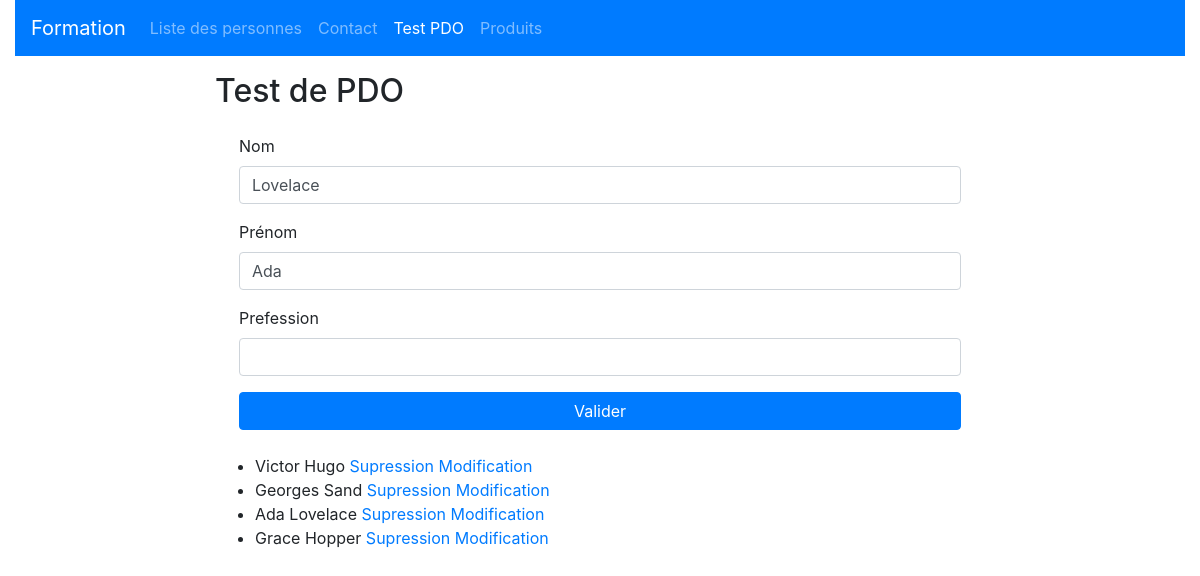
Page /?page=pdo&id=3 on the committed database.
### tables this page shows
CREATE TABLE persons (
    id SMALLINT UNSIGNED AUTO_INCREMENT,
    person_name VARCHAR(30) NOT NULL,
    first_name VARCHAR(30),
    profession_id TINYINT UNSIGNED NOT NULL,
    PRIMARY KEY (id),
    CONSTRAINT persons_to_professions
        FOREIGN KEY (profession_id)
        REFERENCES professions(id)
);

### controllers/pdoController.php (called while the page is built, shortened)
<?php
$pdo = getPDO();
$isposted = filter_has_var(INPUT_POST, "submit");
$id= filter_input(INPUT_GET, "id", FILTER_SANITIZE_NUMBER_INT);
if($id >0 && ! $isposted){
    try {
        $sql = "SELECT * FROM persons WHERE id=$id";
        $request = $pdo->query($sql);
        $person = $request->fetch();
    } catch (PDOException $e){
        $pageTitle = "Erreur";
        $errorMessage ="Une erreur empêche la la lecture de infos d'une peronne sur la base de donnée";
        $content ="../views/error.php";
        require "../views/baseLayout.php";
        die;
        }
}
try{
    $personList = getDataFromQuery("SELECT * FROM persons", $pdo);
    $pageTitle = "Test de PDO";
} catch (PDOException $e){
    $pageTitle = "Erreur";
    $errorMessage = "Une erreur empêche la requête sur la base de données";
    $content = "../views/pdo.php";
}
require "../views/baseLayout.php";

### www/index.php (called while the page is built, shortened)
<?php
require "../libs/database.php";
$controller = filter_input(INPUT_GET, "page") ?? "home";
$url = "../controllers/{$controller}Controller.php";
require $url;

### libs/database.php (called while the page is built, shortened)
<?php
function getDataFromQuery($sql, $pdo): Array {
    $request = $pdo->query($sql);
    $data = $request->fetchAll(PDO::FETCH_ASSOC);
    return $data;
}

### views/pdo.php (the view)
<h2><?= $pageTitle ?></h2>
<form method="POST" class="m-4">
    <div class="form-group">
        <label>Nom</label>
        <input type="text" class="form-control" name="personName" value="<?= $person["person_name"] ?? "" ?>">
    </div>
    <div class="form-group">
        <label>Prénom</label>
        <input type="text" class="form-control" name="firstName" value="<?= $person["first_name"] ?? "" ?>">
    </div>
    <div class="form-group">
        <label>Prefession</label>
        <input type="text" class="form-control" name="profession" value="<?= $person["profession"] ?? "" ?>">
    </div>
    <button type="submit" name="submit" class="btn btn-primary btn-block">
        Valider
    </button>
</form>
<ul>
    <?php foreach($personList as $person): ?>
        <li>
        <?= $person["first_name"] ?> <?= $person["person_name"] ?>
        <a href="/?page=personDelete&id=<?=$person['id']?>">
            Supression
        </a>
        <a href="/?page=pdo&id=<?=$person['id']?>">
            Modification
        </a>
        </li>
    <?php endforeach ?>
</ul>

### rows in the picture
persons: personName "Lovelace", firstName "Ada", first_name "Ada", person_name "Lovelace"
persons: first_name "Victor", person_name "Hugo"
persons: first_name "Georges", person_name "Sand"
persons: first_name "Grace", person_name "Hopper"

### other values in the picture
$label "Liste des personnes"
$label "Contact"
$label "Test PDO"
$label "Produits"
$pageTitle "Test de PDO"
